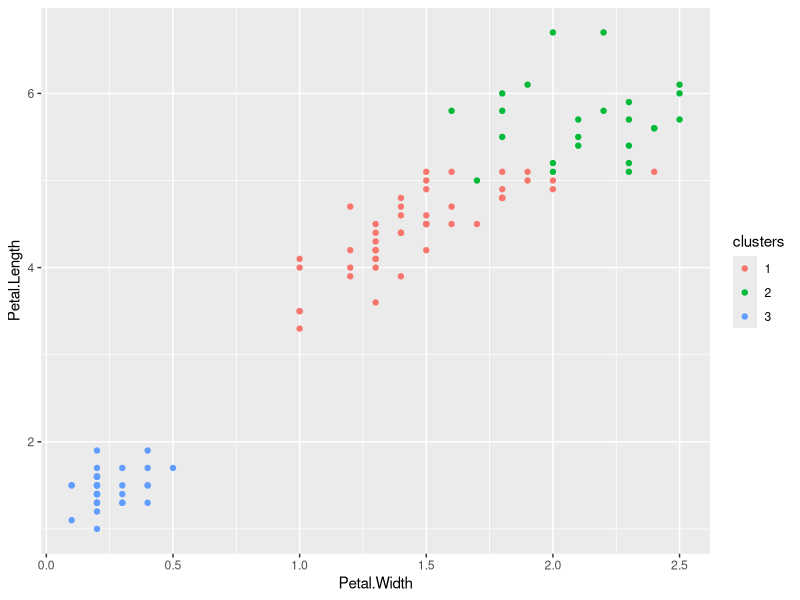

Here is the R script that generated this plot:
## ---- chunk 1
# make this an external chunk that can be included in any file
options(width = 100)
require(knitr)
opts_chunk$set(message = F, error = F, warning = F, comment = NA, fig.align = 'center', dpi = 100, tidy = F, cache.path = '.cache/', fig.path = 'fig_026_unsupervised_prediction/')

options(xtable.type = 'html')
knit_hooks$set(inline = function(x) {
  if(is.numeric(x)) {
    round(x, getOption('digits'))
  } else {
    paste(as.character(x), collapse = ', ')
  }
})
knit_hooks$set(plot = knitr:::hook_plot_html)
## ---- chunk 2
library(ggplot2); library(caret)
## ---- chunk 3
data(iris)
inTrain <- createDataPartition(y=iris$Species,
                              p=0.7, list=FALSE)
training <- iris[inTrain,]
testing <- iris[-inTrain,]
dim(training); dim(testing)
## ---- chunk 4
kMeans1 <- kmeans(subset(training,select=-c(Species)),centers=3)
training$clusters <- as.factor(kMeans1$cluster)
qplot(Petal.Width,Petal.Length,colour=clusters,data=training)
## ---- chunk 5
table(kMeans1$cluster,training$Species)
## ---- chunk 6
modFit <- train(clusters ~.,data=subset(training,select=-c(Species)),method="rpart")
table(predict(modFit,training),training$Species)
## ---- chunk 7
testClusterPred <- predict(modFit,testing) 
table(testClusterPred ,testing$Species)
